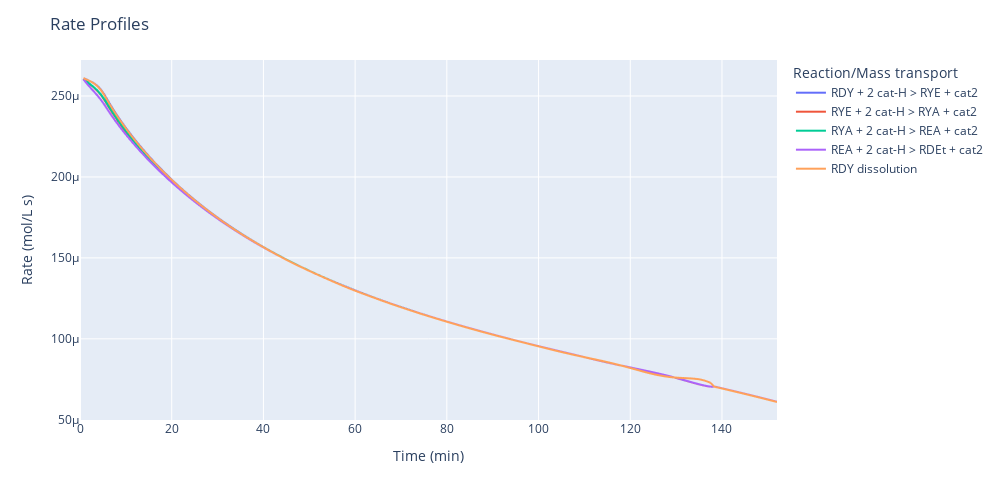

This figure's notebook cell:
### Code cell
# plot only rates of reactions from RDY to RDEt and RDY dissolution rate
# note that there's rate-limiting step in the series of hydrogenation reaction based on the overlapped rate curves
# RDY and RYE accumulate rapidly and then decay slowly
# if "RDY dissolution" is the rate-limiting step, there will be no RDY and RYA mass accumulation
# if "RYA + 2 cat-H > REA + cat2" is the rate-limiting step, RYA will accumulate which is not the case
# Therefore, "RDY + 2 cat-H > RYE + cat2" is the rate-limiting step, and RDY concentration rises close
# to the saturated concentration to slow down the solid RDY consumption rate
operation_params = {
    ('Initial_Mass_Solid', 'solid_feedstock', None, None, 'RDY'):   0.08784,
    ('Temperature', None, None, None, None):                        20,
    ('Pressure', None, None, None, None):                           10,
    ('Batch_Time', None, None, None, None):                         152,
}
steps = [
    "RDY + 2 cat-H > RYE + cat2",
    "RYE + 2 cat-H > RYA + cat2",
    "RYA + 2 cat-H > REA + cat2",
    "REA + 2 cat-H > RDEt + cat2",
    "RDY dissolution"
]
hydrogenation.plot_simulation_rates(steps, operation_params)

### Figure 1 — Plotly figure (JSON) as saved in the notebook; plotly's stock layout.template omitted (floating-point values rounded to 4 significant figures; data arrays with more than 128 entries replaced by an {"elided": "..."} marker saying what was removed)
{"data": [{"hovertemplate": "Reaction/Mass transport=RDY + 2 cat-H > RYE + cat2<br>Time (min)=%{x}<br>Rate (mol/L s)=%{y}<extra></extra>", "legendgroup": "RDY + 2 cat-H > RYE + cat2", "line": {"color": "#636efa", "dash": "solid"}, "marker": {"symbol": "circle"}, "mode": "lines", "name": "RDY + 2 cat-H > RYE + cat2", "showlegend": true, "type": "scattergl", "x": {"elided": "201 float values"}, "xaxis": "x", "y": {"elided": "201 float values"}, "yaxis": "y"}, {"hovertemplate": "Reaction/Mass transport=RYE + 2 cat-H > RYA + cat2<br>Time (min)=%{x}<br>Rate (mol/L s)=%{y}<extra></extra>", "legendgroup": "RYE + 2 cat-H > RYA + cat2", "line": {"color": "#EF553B", "dash": "solid"}, "marker": {"symbol": "circle"}, "mode": "lines", "name": "RYE + 2 cat-H > RYA + cat2", "showlegend": true, "type": "scattergl", "x": {"elided": "201 float values"}, "xaxis": "x", "y": {"elided": "201 float values"}, "yaxis": "y"}, {"hovertemplate": "Reaction/Mass transport=RYA + 2 cat-H > REA + cat2<br>Time (min)=%{x}<br>Rate (mol/L s)=%{y}<extra></extra>", "legendgroup": "RYA + 2 cat-H > REA + cat2", "line": {"color": "#00cc96", "dash": "solid"}, "marker": {"symbol": "circle"}, "mode": "lines", "name": "RYA + 2 cat-H > REA + cat2", "showlegend": true, "type": "scattergl", "x": {"elided": "201 float values"}, "xaxis": "x", "y": {"elided": "201 float values"}, "yaxis": "y"}, {"hovertemplate": "Reaction/Mass transport=REA + 2 cat-H > RDEt + cat2<br>Time (min)=%{x}<br>Rate (mol/L s)=%{y}<extra></extra>", "legendgroup": "REA + 2 cat-H > RDEt + cat2", "line": {"color": "#ab63fa", "dash": "solid"}, "marker": {"symbol": "circle"}, "mode": "lines", "name": "REA + 2 cat-H > RDEt + cat2", "showlegend": true, "type": "scattergl", "x": {"elided": "201 float values"}, "xaxis": "x", "y": {"elided": "201 float values"}, "yaxis": "y"}, {"hovertemplate": "Reaction/Mass transport=RDY dissolution<br>Time (min)=%{x}<br>Rate (mol/L s)=%{y}<extra></extra>", "legendgroup": "RDY dissolution", "line": {"color": "#FFA15A", "dash": "solid"}, "marker": {"symbol": "circle"}, "mode": "lines", "name": "RDY dissolution", "showlegend": true, "type": "scattergl", "x": {"elided": "201 float values"}, "xaxis": "x", "y": {"elided": "201 float values"}, "yaxis": "y"}], "layout": {"height": 500, "legend": {"title": {"text": "Reaction/Mass transport"}, "tracegroupgap": 0}, "margin": {"t": 60}, "title": {"text": "Rate Profiles"}, "width": 1000, "xaxis": {"anchor": "y", "domain": [0, 1], "title": {"text": "Time (min)"}}, "yaxis": {"anchor": "x", "domain": [0, 1], "title": {"text": "Rate (mol/L s)"}}}}
